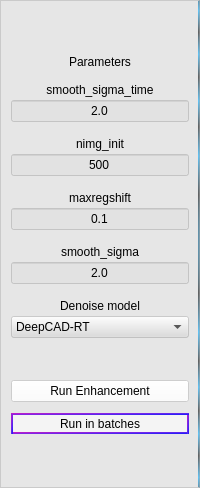
               <widget class="QFrame" name="frame_2">
                <property name="sizePolicy">
                 <sizepolicy hsizetype="Expanding" vsizetype="Preferred">
                  <horstretch>25</horstretch>
                  <verstretch>0</verstretch>
                 </sizepolicy>
                </property>
                <property name="minimumSize">
                 <size>
                  <width>172</width>
                  <height>488</height>
                 </size>
                </property>
                <property name="styleSheet">
                 <string notr="true">
background-color:rgba(220, 220, 220, 120);
border-right:2px solid qradialgradient(spread:repeat, cx:0.5, cy:0.5, radius:0.077, fx:0.5, fy:0.5, stop:0 rgba(0, 169, 255, 147), stop:0.497326 rgba(0, 0, 0, 147), stop:1 rgba(0, 169, 255, 147));</string>
                </property>
                <property name="frameShape">
                 <enum>QFrame::StyledPanel</enum>
                </property>
                <property name="frameShadow">
                 <enum>QFrame::Raised</enum>
                </property>
                <layout class="QVBoxLayout" name="verticalLayout_3">
                 <property name="spacing">
                  <number>0</number>
                 </property>
                 <property name="leftMargin">
                  <number>10</number>
                 </property>
                 <property name="topMargin">
                  <number>4</number>
                 </property>
                 <property name="rightMargin">
                  <number>10</number>
                 </property>
                 <property name="bottomMargin">
                  <number>0</number>
                 </property>
                 <item>
                  <widget class="QFrame" name="frame_14">
                   <property name="sizePolicy">
                    <sizepolicy hsizetype="Preferred" vsizetype="Expanding">
                     <horstretch>0</horstretch>
                     <verstretch>4</verstretch>
                    </sizepolicy>
                   </property>
                   <property name="styleSheet">
                    <string notr="true">border:none;
background:transparent;</string>
                   </property>
                   <property name="frameShape">
                    <enum>QFrame::StyledPanel</enum>
                   </property>
                   <property name="frameShadow">
                    <enum>QFrame::Raised</enum>
                   </property>
                  </widget>
                 </item>
                 <item>
                  <widget class="QLabel" name="label_8">
                   <property name="sizePolicy">
                    <sizepolicy hsizetype="Preferred" vsizetype="Expanding">
                     <horstretch>0</horstretch>
                     <verstretch>2</verstretch>
                    </sizepolicy>
                   </property>
                   <property name="styleSheet">
                    <string notr="true">font: 75 12pt &quot;Adobe Gothic Std B&quot;;
border:None;
background:transparent;</string>
                   </property>
                   <property name="text">
                    <string>Parameters</string>
                   </property>
                   <property name="alignment">
                    <set>Qt::AlignBottom|Qt::AlignHCenter</set>
                   </property>
                  </widget>
                 </item>
                 <item>
                  <widget class="QFrame" name="frame_11">
                   <property name="sizePolicy">
                    <sizepolicy hsizetype="Preferred" vsizetype="Expanding">
                     <horstretch>0</horstretch>
                     <verstretch>1</verstretch>
                    </sizepolicy>
                   </property>
                   <property name="styleSheet">
                    <string notr="true">border:none;
background:transparent;</string>
                   </property>
                   <property name="frameShape">
                    <enum>QFrame::StyledPanel</enum>
                   </property>
                   <property name="frameShadow">
                    <enum>QFrame::Raised</enum>
                   </property>
                   <widget class="QFrame" name="frame_12">
                    <property name="geometry">
                     <rect>
                      <x>140</x>
                      <y>90</y>
                      <width>170</width>
                      <height>99</height>
                     </rect>
                    </property>
                    <property name="sizePolicy">
                     <sizepolicy hsizetype="Preferred" vsizetype="Expanding">
                      <horstretch>0</horstretch>
                      <verstretch>5</verstretch>
                     </sizepolicy>
                    </property>
                    <property name="styleSheet">
                     <string notr="true">border:none;
background:transparent;</string>
                    </property>
                    <property name="frameShape">
                     <enum>QFrame::StyledPanel</enum>
                    </property>
                    <property name="frameShadow">
                     <enum>QFrame::Raised</enum>
                    </property>
                   </widget>
                  </widget>
                 </item>
                 <item>
                  <widget class="QLabel" name="label_4">
                   <property name="sizePolicy">
                    <sizepolicy hsizetype="Preferred" vsizetype="Expanding">
                     <horstretch>0</horstretch>
                     <verstretch>2</verstretch>
                    </sizepolicy>
                   </property>
                   <property name="styleSheet">
                    <string notr="true">background:transparent;
border:none;
font: 9pt &quot;微软雅黑&quot;;</string>
                   </property>
                   <property name="text">
                    <string>smooth_sigma_time</string>
                   </property>
                   <property name="alignment">
                    <set>Qt::AlignCenter</set>
                   </property>
                  </widget>
                 </item>
                 <item>
                  <widget class="QLineEdit" name="lineEdit_smoothtime">
                   <property name="sizePolicy">
                    <sizepolicy hsizetype="Preferred" vsizetype="Expanding">
                     <horstretch>0</horstretch>
                     <verstretch>1</verstretch>
                    </sizepolicy>
                   </property>
                   <property name="text">
                    <string>2.0</string>
                   </property>
                   <property name="alignment">
                    <set>Qt::AlignCenter</set>
                   </property>
                   <property name="clearButtonEnabled">
                    <bool>false</bool>
                   </property>
                  </widget>
                 </item>
                 <item>
                  <widget class="QFrame" name="frame_8">
                   <property name="sizePolicy">
                    <sizepolicy hsizetype="Preferred" vsizetype="Expanding">
                     <horstretch>0</horstretch>
                     <verstretch>1</verstretch>
                    </sizepolicy>
                   </property>
                   <property name="styleSheet">
                    <string notr="true">border:none;
background:transparent;</string>
                   </property>
                   <property name="frameShape">
                    <enum>QFrame::StyledPanel</enum>
                   </property>
                   <property name="frameShadow">
                    <enum>QFrame::Raised</enum>
                   </property>
                  </widget>
                 </item>
                 <item>
                  <widget class="QLabel" name="label_7">
                   <property name="sizePolicy">
                    <sizepolicy hsizetype="Preferred" vsizetype="Expanding">
                     <horstretch>0</horstretch>
                     <verstretch>2</verstretch>
                    </sizepolicy>
                   </property>
                   <property name="styleSheet">
                    <string notr="true">background:transparent;
border:none;
font: 9pt &quot;微软雅黑&quot;;</string>
                   </property>
                   <property name="text">
                    <string>nimg_init</string>
                   </property>
                   <property name="alignment">
                    <set>Qt::AlignCenter</set>
                   </property>
                  </widget>
                 </item>
                 <item>
                  <widget class="QLineEdit" name="lineEdit_nimg_init">
                   <property name="sizePolicy">
                    <sizepolicy hsizetype="Preferred" vsizetype="Expanding">
                     <horstretch>0</horstretch>
                     <verstretch>1</verstretch>
                    </sizepolicy>
                   </property>
                   <property name="text">
                    <string>500</string>
                   </property>
                   <property name="alignment">
                    <set>Qt::AlignCenter</set>
                   </property>
                  </widget>
                 </item>
                 <item>
                  <widget class="QFrame" name="frame_7">
                   <property name="sizePolicy">
                    <sizepolicy hsizetype="Preferred" vsizetype="Expanding">
                     <horstretch>0</horstretch>
                     <verstretch>1</verstretch>
                    </sizepolicy>
                   </property>
                   <property name="styleSheet">
                    <string notr="true">border:none;
background:transparent;</string>
                   </property>
                   <property name="frameShape">
                    <enum>QFrame::StyledPanel</enum>
                   </property>
                   <property name="frameShadow">
                    <enum>QFrame::Raised</enum>
                   </property>
                  </widget>
                 </item>
                 <item>
                  <widget class="QLabel" name="label_6">
                   <property name="sizePolicy">
                    <sizepolicy hsizetype="Preferred" vsizetype="Expanding">
                     <horstretch>0</horstretch>
                     <verstretch>2</verstretch>
                    </sizepolicy>
                   </property>
                   <property name="styleSheet">
                    <string notr="true">background:transparent;
border:none;
font: 9pt &quot;微软雅黑&quot;;</string>
                   </property>
                   <property name="text">
                    <string>maxregshift</string>
                   </property>
                   <property name="alignment">
                    <set>Qt::AlignCenter</set>
                   </property>
                  </widget>
                 </item>
                 <item>
                  <widget class="QLineEdit" name="lineEdit_maxregshift">
                   <property name="sizePolicy">
                    <sizepolicy hsizetype="Expanding" vsizetype="Expanding">
                     <horstretch>0</horstretch>
                     <verstretch>1</verstretch>
                    </sizepolicy>
                   </property>
                   <property name="styleSheet">
                    <string notr="true">background-:transparent</string>
                   </property>
                   <property name="text">
                    <string>0.1</string>
                   </property>
                   <property name="alignment">
                    <set>Qt::AlignCenter</set>
                   </property>
                  </widget>
                 </item>
                 <item>
                  <widget class="QFrame" name="frame_6">
                   <property name="sizePolicy">
                    <sizepolicy hsizetype="Preferred" vsizetype="Expanding">
                     <horstretch>0</horstretch>
                     <verstretch>1</verstretch>
                    </sizepolicy>
                   </property>
                   <property name="styleSheet">
                    <string notr="true">border:none;
background:transparent;</string>
                   </property>
                   <property name="frameShape">
                    <enum>QFrame::StyledPanel</enum>
                   </property>
                   <property name="frameShadow">
                    <enum>QFrame::Raised</enum>
                   </property>
                  </widget>
                 </item>
                 <item>
                  <widget class="QLabel" name="label_5">
                   <property name="sizePolicy">
                    <sizepolicy hsizetype="Preferred" vsizetype="Expanding">
                     <horstretch>0</horstretch>
                     <verstretch>2</verstretch>
                    </sizepolicy>
                   </property>
                   <property name="styleSheet">
                    <string notr="true">background:transparent;
border:none;
font: 9pt &quot;微软雅黑&quot;;</string>
                   </property>
                   <property name="text">
                    <string>smooth_sigma</string>
                   </property>
                   <property name="alignment">
                    <set>Qt::AlignCenter</set>
                   </property>
                  </widget>
                 </item>
                 <item>
                  <widget class="QLineEdit" name="lineEdit_smooth">
                   <property name="sizePolicy">
                    <sizepolicy hsizetype="Expanding" vsizetype="Expanding">
                     <horstretch>0</horstretch>
                     <verstretch>1</verstretch>
                    </sizepolicy>
                   </property>
                   <property name="cursor">
                    <cursorShape>IBeamCursor</cursorShape>
                   </property>
                   <property name="text">
                    <string>2.0</string>
                   </property>
                   <property name="alignment">
                    <set>Qt::AlignCenter</set>
                   </property>
                   <property name="dragEnabled">
                    <bool>false</bool>
                   </property>
                   <property name="clearButtonEnabled">
                    <bool>false</bool>
                   </property>
                  </widget>
                 </item>
                 <item>
                  <widget class="QFrame" name="frame_39">
                   <property name="sizePolicy">
                    <sizepolicy hsizetype="Preferred" vsizetype="Expanding">
                     <horstretch>0</horstretch>
                     <verstretch>1</verstretch>
                    </sizepolicy>
                   </property>
                   <property name="styleSheet">
                    <string notr="true">border:none;
background:transparent;</string>
                   </property>
                   <property name="frameShape">
                    <enum>QFrame::StyledPanel</enum>
                   </property>
                   <property name="frameShadow">
                    <enum>QFrame::Raised</enum>
                   </property>
                  </widget>
                 </item>
                 <item>
                  <widget class="QLabel" name="label_22">
                   <property name="sizePolicy">
                    <sizepolicy hsizetype="Preferred" vsizetype="Expanding">
                     <horstretch>0</horstretch>
                     <verstretch>2</verstretch>
                    </sizepolicy>
                   </property>
                   <property name="styleSheet">
                    <string notr="true">background:transparent;
border:none;
font: 9pt &quot;微软雅黑&quot;;</string>
                   </property>
                   <property name="text">
                    <string>Denoise model</string>
                   </property>
                   <property name="alignment">
                    <set>Qt::AlignCenter</set>
                   </property>
                  </widget>
                 </item>
                 <item>
                  <widget class="QComboBox" name="comboBox_denoisemodel">
                   <property name="styleSheet">
                    <string notr="true">QComboBox{
font: 9pt &quot;微软雅黑&quot;;
}

QComboBox QAbstractItemView {
background:white;
} </string>
                   </property>
                   <item>
                    <property name="text">
                     <string>DeepCAD-RT</string>
                    </property>
                   </item>
                   <item>
                    <property name="text">
                     <string>DeepCAD</string>
                    </property>
                   </item>
                  </widget>
                 </item>
                 <item>
                  <widget class="QFrame" name="frame_4">
                   <property name="sizePolicy">
                    <sizepolicy hsizetype="Preferred" vsizetype="Expanding">
                     <horstretch>0</horstretch>
                     <verstretch>4</verstretch>
                    </sizepolicy>
                   </property>
                   <property name="styleSheet">
                    <string notr="true">border:none;
background:transparent;</string>
                   </property>
                   <property name="frameShape">
                    <enum>QFrame::StyledPanel</enum>
                   </property>
                   <property name="frameShadow">
                    <enum>QFrame::Raised</enum>
                   </property>
                  </widget>
                 </item>
                 <item>
                  <widget class="QPushButton" name="pushButton_run_enhance">
                   <property name="sizePolicy">
                    <sizepolicy hsizetype="Minimum" vsizetype="Expanding">
                     <horstretch>0</horstretch>
                     <verstretch>2</verstretch>
                    </sizepolicy>
                   </property>
                   <property name="styleSheet">
                    <string notr="true">QPushButton{
background-color:rgba(255,255,255,150);
font: 9pt &quot;微软雅黑&quot;;
}
QPushButton:hover
{
margin:1px;
}</string>
                   </property>
                   <property name="text">
                    <string>Run Enhancement</string>
                   </property>
                  </widget>
                 </item>
                 <item>
                  <widget class="QFrame" name="frame_17">
                   <property name="sizePolicy">
                    <sizepolicy hsizetype="Expanding" vsizetype="Expanding">
                     <horstretch>0</horstretch>
                     <verstretch>1</verstretch>
                    </sizepolicy>
                   </property>
                   <property name="styleSheet">
                    <string notr="true">border:none;
background:transparent;</string>
                   </property>
                   <property name="frameShape">
                    <enum>QFrame::StyledPanel</enum>
                   </property>
                   <property name="frameShadow">
                    <enum>QFrame::Raised</enum>
                   </property>
                  </widget>
                 </item>
                 <item>
                  <widget class="QPushButton" name="pushButton_run_batches">
                   <property name="sizePolicy">
                    <sizepolicy hsizetype="Expanding" vsizetype="Expanding">
                     <horstretch>1</horstretch>
                     <verstretch>2</verstretch>
                    </sizepolicy>
                   </property>
                   <property name="styleSheet">
                    <string notr="true">QPushButton{
background-color:rgba(255,255,255,150);
border:2px solid qlineargradient(spread:pad, x1:0, y1:0, x2:1, y2:1, stop:0 rgba(221, 18, 198, 255), stop:0.198864 rgba(171, 33, 202, 255), stop:0.4375 rgba(128, 36, 232, 255), stop:0.698864 rgba(71, 39, 241, 255), stop:0.994318 rgba(14, 21, 255, 255), stop:1 rgba(255, 255, 255, 255));
border-radius:15px;
font: 9pt &quot;微软雅黑&quot;;
}
QPushButton:hover
{
margin:1px;
}
QPushButton:pressed
{
margin:2px;
}</string>
                   </property>
                   <property name="text">
                    <string>Run in batches</string>
                   </property>
                  </widget>
                 </item>
                 <item>
                  <widget class="QFrame" name="frame_13">
                   <property name="sizePolicy">
                    <sizepolicy hsizetype="Preferred" vsizetype="Expanding">
                     <horstretch>0</horstretch>
                     <verstretch>5</verstretch>
                    </sizepolicy>
                   </property>
                   <property name="styleSheet">
                    <string notr="true">border:none;
background:transparent;</string>
                   </property>
                   <property name="frameShape">
                    <enum>QFrame::StyledPanel</enum>
                   </property>
                   <property name="frameShadow">
                    <enum>QFrame::Raised</enum>
                   </property>
                   <layout class="QVBoxLayout" name="verticalLayout_11"/>
                  </widget>
                 </item>
                </layout>
               </widget>
